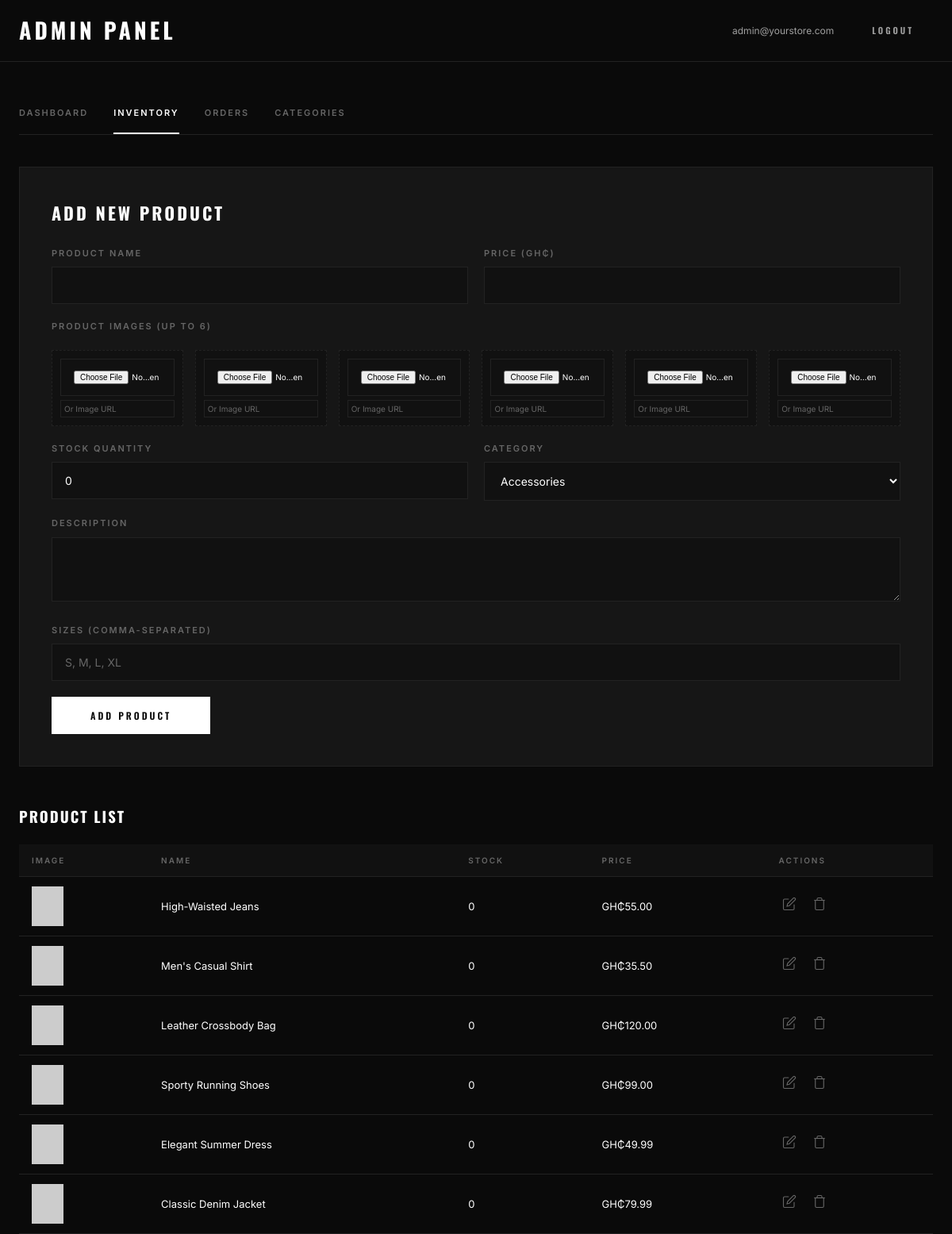
Screenshot of /admin/admin.php?view=inventory (signed in) with the database file from the repository.
### tables this page shows
CREATE TABLE products (
    id              INT UNSIGNED    AUTO_INCREMENT PRIMARY KEY,
    name            VARCHAR(255)    NOT NULL,
    price           DECIMAL(10,2)   NOT NULL,
    image_url       VARCHAR(512)    NOT NULL,
    category_id     INT UNSIGNED    NOT NULL,
    stock_quantity  INT UNSIGNED    DEFAULT 0,
    description     TEXT            DEFAULT NULL,
    created_at      TIMESTAMP       NOT NULL DEFAULT CURRENT_TIMESTAMP,
    updated_at      TIMESTAMP       NOT NULL DEFAULT CURRENT_TIMESTAMP ON UPDATE CURRENT_TIMESTAMP,

    CONSTRAINT fk_product_category
        FOREIGN KEY (category_id) REFERENCES categories(id)
        ON UPDATE CASCADE
        ON DELETE RESTRICT,

    INDEX idx_products_category (category_id),
    FULLTEXT INDEX idx_products_search (name, description)    
);

### admin/admin.php (the view, shortened to what this page needs)
<?php
$db = getDB();
$edit_product = null;
$view = $_GET['view'] ?? 'dashboard';
$categories = $db->query("SELECT * FROM categories ORDER BY name")->fetchAll();
$products   = $db->query("SELECT p.*, c.name as category_name FROM products p JOIN categories c ON p.category_id = c.id ORDER BY p.id DESC")->fetchAll();
?>
<!DOCTYPE html>
<html lang="en">
<head>
    <link rel="stylesheet" href="/tcs/assets/css/style.css">
</head>
<body style="background: var(--bg-primary);">
<nav class="navbar">
    <div class="container">
        <a href="/tcs/admin/admin.php" class="navbar__logo">ADMIN PANEL</a>
        <div class="navbar__icons">
            <span style="font-size: 12px; color: var(--text-secondary);"><?= htmlspecialchars($_SESSION['admin_email']) ?></span>
            <a href="/tcs/admin/logout.php" class="btn btn--sm btn--danger">Logout</a>
        </div>
    </div>
</nav>
<div class="container" style="padding-top: 40px;">
    <div class="admin-nav">
        <a href="?view=dashboard" class="<?= $view === 'dashboard' ? 'active' : '' ?>">Dashboard</a>
        <a href="?view=inventory" class="<?= $view === 'inventory' ? 'active' : '' ?>">Inventory</a>
        <a href="?view=orders" class="<?= $view === 'orders' ? 'active' : '' ?>">Orders</a>
        <a href="?view=categories" class="<?= $view === 'categories' ? 'active' : '' ?>">Categories</a>
    </div>
    <?php if ($view === 'inventory'): ?>
        <section class="admin-form" id="inventory-form">
            <h2><?= $edit_product ? 'Update Product' : 'Add New Product' ?></h2>
            <form method="POST" enctype="multipart/form-data">
                <div class="form-row">
                    <div class="form-group"><label>Product Name</label><input type="text" name="name" required value="<?= $edit_product ? htmlspecialchars($edit_product['name']) : '' ?>"></div>
                    <div class="form-group"><label>Price (GH₵)</label><input type="number" step="0.01" name="price" required value="<?= $edit_product ? $edit_product['price'] : '' ?>"></div>
                </div>
                <div class="form-group">
                    <label>Product Images (Up to 6)</label>
                    <div class="image-grid-form">
                        <?php for($i = ($edit_product ? count($edit_product['images']) : 0); $i < 6; $i++): ?>
                            <div class="image-slot" style="display:flex; flex-direction:column; justify-content:center; gap:5px;">
                                <input type="file" name="product_images[]" accept="image/*" style="font-size:10px;">
                                <input type="text" name="image_urls[]" placeholder="Or Image URL" style="font-size:10px; padding:4px;">
                            </div>
                        <?php endfor; ?>
                    </div>
                </div>
                <div class="form-row">
                    <div class="form-group"><label>Stock Quantity</label><input type="number" name="stock_quantity" required value="<?= $edit_product ? $edit_product['stock_quantity'] : '0' ?>"></div>
                    <div class="form-group">
                        <label>Category</label>
                        <select name="category_id" required>
                            <?php foreach ($categories as $cat): ?><option value="<?= $cat['id'] ?>" <?= ($edit_product && $edit_product['category_id'] == $cat['id']) ? 'selected' : '' ?>><?= htmlspecialchars($cat['name']) ?></option><?php endforeach; ?>
                        </select>
                    </div>
                </div>
                <div class="form-group"><label>Description</label><textarea name="description" rows="3" required><?= $edit_product ? htmlspecialchars($edit_product['description']) : '' ?></textarea></div>
                <div class="form-group"><label>Sizes (comma-separated)</label><input type="text" name="sizes" placeholder="S, M, L, XL" value="<?= $edit_product ? htmlspecialchars($edit_product['sizes']) : '' ?>"></div>
                <div style="display: flex; gap: 10px;">
                    <button type="submit" name="<?= $edit_product ? 'update_product' : 'add_product' ?>" class="btn btn--filled"><?= $edit_product ? 'Save Changes' : 'Add Product' ?></button>
                </div>
            </form>
        </section>
        <h3 style="font-family: var(--font-heading); letter-spacing: 2px; text-transform: uppercase; margin: 40px 0 20px;">Product List</h3>
        <table class="admin-table">
            <thead><tr><th>Image</th><th>Name</th><th>Stock</th><th>Price</th><th>Actions</th></tr></thead>
            <tbody>
                <?php foreach ($products as $p): ?>
                    <tr>
                        <td><img src="<?= htmlspecialchars($p['image_url']) ?>" style="width: 40px; height: 50px; object-fit: cover;"></td>
                        <td><?= htmlspecialchars($p['name']) ?></td>
                        <td><?= $p['stock_quantity'] ?></td>
                        <td>GH₵<?= number_format($p['price'], 2) ?></td>
                        <td>
                            <div style="display: flex; gap: 12px; align-items: center;">
                                <a href="?view=inventory&edit=<?= $p['id'] ?>#inventory-form" class="btn-icon" title="Edit"><svg width="18" height="18" viewBox="0 0 24 24" fill="none" stroke="currentColor" stroke-width="1.5"><path d="M11 4H4a2 2 0 00-2 2v14a2 2 0 002 2h14a2 2 0 002-2v-7"/><path d="M18.5 2.5a2.121 2.121 0 013 3L12 15l-4 1 1-4 9.5-9.5z"/></svg></a>
                                <a href="?view=inventory&delete_product=<?= $p['id'] ?>" class="btn-icon" title="Delete" onclick="return confirm('Delete this product?')"><svg width="18" height="18" viewBox="0 0 24 24" fill="none" stroke="currentColor" stroke-width="1.5"><path d="M3 6h18"/><path d="M19 6v14a2 2 0 01-2 2H7a2 2 0 01-2-2V6m3 0V4a2 2 0 012-2h4a2 2 0 012 2v2"/></svg></a>
                            </div>
                        </td>
                    </tr>
                <?php endforeach; ?>
            </tbody>
        </table>
    <?php endif; ?>
</div>
</body>
</html>

### assets/css/style.css (style rules this page uses)
*, *::before, *::after { box-sizing: border-box; margin: 0; padding: 0; }
:root { --bg-primary: #0a0a0a; --bg-secondary: #111111; --bg-card: #161616; --bg-card-hover: #1e1e1e; --text-primary: #ffffff; --text-secondary: #a0a0a0; --text-muted: #666666; --accent: #e5e5e5; --accent-hover: #ffffff; --border: #222222; --border-light: #333333; --danger: #ef4444; --success: #22c55e; --gold: #d4a843; --radius: 0px; --radius-sm: 0px; --transition: all 0.3s cubic-bezier(0.4, 0, 0.2, 1); --shadow: 0 4px 24px rgba(0, 0, 0, 0.4); --font-heading: 'Oswald', sans-serif; --font-body: 'Inter', sans-serif; }
html { scroll-behavior: smooth; }
body { font-family: var(--font-body); background-color: var(--bg-primary); color: var(--text-primary); line-height: 1.6; -webkit-font-smoothing: antialiased; }
a { color: inherit; text-decoration: none; }
img { max-width: 100%; display: block; }
button { cursor: pointer; font-family: inherit; }
input, select, textarea { font-family: inherit; }
.container { max-width: 1280px; margin: 0 auto; padding: 0 24px; }
.navbar { background: var(--bg-primary); border-bottom: 1px solid var(--border); position: sticky; top: 0; z-index: 1000; backdrop-filter: blur(12px); }
.navbar .container { display: flex; align-items: center; justify-content: space-between; padding-top: 16px; padding-bottom: 16px; }
.navbar__logo { font-family: var(--font-heading); font-size: 28px; font-weight: 700; letter-spacing: 4px; text-transform: uppercase; color: var(--text-primary); }
.navbar__icons { display: flex; align-items: center; gap: 24px; }
.navbar__icons a, .navbar__icons button { color: var(--text-secondary); transition: var(--transition); background: none; border: none; position: relative; }
.btn { display: inline-block; padding: 14px 48px; font-size: 12px; font-weight: 600; letter-spacing: 3px; text-transform: uppercase; border: 1px solid var(--text-primary); color: var(--text-primary); background: transparent; transition: var(--transition); cursor: pointer; font-family: var(--font-heading); }
.btn--filled { background: var(--text-primary); color: var(--bg-primary); }
.btn--danger { border-color: var(--danger); color: var(--danger); }
.btn--sm { padding: 8px 24px; font-size: 11px; }
.form-group { margin-bottom: 20px; }
.form-group label { display: block; font-size: 11px; letter-spacing: 2px; text-transform: uppercase; color: var(--text-muted); margin-bottom: 8px; font-weight: 600; }
.form-group input, .form-group select, .form-group textarea { width: 100%; padding: 14px 16px; background: var(--bg-secondary); border: 1px solid var(--border); color: var(--text-primary); font-size: 14px; outline: none; transition: var(--transition); }
.form-group input::placeholder, .form-group textarea::placeholder { color: var(--text-muted); }
.admin-table { width: 100%; border-collapse: collapse; }
.admin-table th { font-size: 10px; letter-spacing: 2px; text-transform: uppercase; color: var(--text-muted); font-weight: 600; padding: 12px 16px; border-bottom: 1px solid var(--border); text-align: left; background: var(--bg-secondary); }
.admin-table td { padding: 12px 16px; border-bottom: 1px solid var(--border); font-size: 13px; vertical-align: middle; }
.admin-table img { width: 50px; height: 50px; object-fit: cover; }
.admin-form { background: var(--bg-card); border: 1px solid var(--border); padding: 40px; margin-bottom: 48px; }
.admin-form h2 { font-family: var(--font-heading); font-size: 22px; letter-spacing: 3px; text-transform: uppercase; margin-bottom: 24px; }
.form-row { display: grid; grid-template-columns: 1fr 1fr; gap: 20px; }
.btn-icon { background: none; border: none; color: var(--text-muted); cursor: pointer; padding: 4px; transition: var(--transition); }

### admin/admin.php (style rules this page uses)
.admin-nav { display: flex; gap: 32px; border-bottom: 1px solid var(--border); margin-bottom: 40px; }
.admin-nav a { padding: 16px 0; font-size: 11px; letter-spacing: 2px; text-transform: uppercase; color: var(--text-muted); font-weight: 600; }
.admin-nav a.active { color: var(--text-primary); border-bottom: 2px solid var(--text-primary); }
.image-grid-form { display: grid; grid-template-columns: repeat(auto-fill, minmax(150px, 1fr)); gap: 15px; margin: 20px 0; }
.image-slot { background: var(--bg-secondary); border: 1px dashed var(--border); padding: 10px; text-align: center; position: relative; }

### rows the page displays
products: name "High-Waisted Jeans", stock_quantity "0", price "55.00"
products: name "Men's Casual Shirt", stock_quantity "0", price "35.50"
products: name "Leather Crossbody Bag", stock_quantity "0", price "120.00"
products: name "Sporty Running Shoes", stock_quantity "0", price "99.00"
products: name "Elegant Summer Dress", stock_quantity "0", price "49.99"
products: name "Classic Denim Jacket", stock_quantity "0", price "79.99"

### other values shown
$_SESSION['admin_email'] "admin@yourstore.com"
form field category_id "Accessories"
